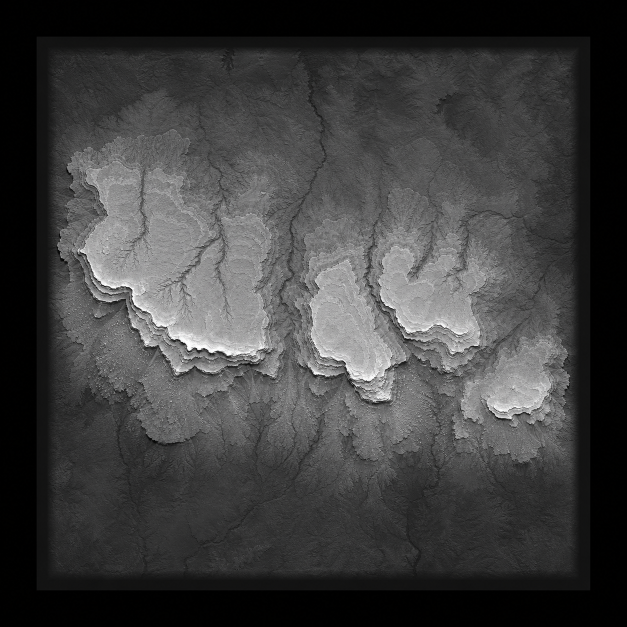
#> input picture assets/terrain/painted_escarpment_height_source_v1.png, 1254 x 1254 px (shown at 1/2 size)
$ python prepare-escarpment-heightmap.py
#> lines starting #> are read from the running program, lines starting #| are printed output that depends on the picture
#!/usr/bin/env python3
"""Normalize the retained image-generated escarpment reference to gray16.

The generated source is deliberately preserved verbatim.  This build step
removes presentation-range contrast, suppresses pixel-scale faux shading, and
enforces a zero-height border before any geometry is authored from the image.
"""

from __future__ import annotations

import hashlib
import json
import math
from pathlib import Path

import numpy as np
from PIL import Image, ImageFilter


ROOT = Path(__file__).resolve().parents[1]
SOURCE = ROOT / "assets" / "terrain" / "painted_escarpment_height_source_v1.png"
OUTPUT = ROOT / "assets" / "terrain" / "painted_escarpment_height_v1.png"
MANIFEST = ROOT / "assets" / "terrain" / "painted_escarpment_height_v1.json"
SIZE = 1024
LOW_LUMA = 46.0
HIGH_LUMA = 205.0
EDGE_FADE = 0.075


def smoothstep(value: np.ndarray) -> np.ndarray:
    value = np.clip(value, 0.0, 1.0)
    return value * value * (3.0 - 2.0 * value)


def sha256(path: Path) -> str:
    digest = hashlib.sha256()
    with path.open("rb") as handle:
        for chunk in iter(lambda: handle.read(1024 * 1024), b""):
            digest.update(chunk)
    return digest.hexdigest()


def main() -> None:
    if not SOURCE.is_file():
        raise FileNotFoundError(SOURCE)

    source = Image.open(SOURCE).convert("L")
    source_size = source.size
#> source_size = (1254, 1254)
    source = source.resize((SIZE, SIZE), Image.Resampling.LANCZOS)
#> source: PIL image 1024x1024 L

    # Two controlled scales retain authored benches and drainage while
    # discarding the fine relief that belongs in the PBR normal maps.
    broad = np.asarray(source.filter(ImageFilter.GaussianBlur(3.4)), dtype=np.float32)
    medium = np.asarray(source.filter(ImageFilter.GaussianBlur(1.2)), dtype=np.float32)
    luminance = broad * 0.82 + medium * 0.18
    height = np.clip((luminance - LOW_LUMA) / (HIGH_LUMA - LOW_LUMA), 0.0, 1.0)
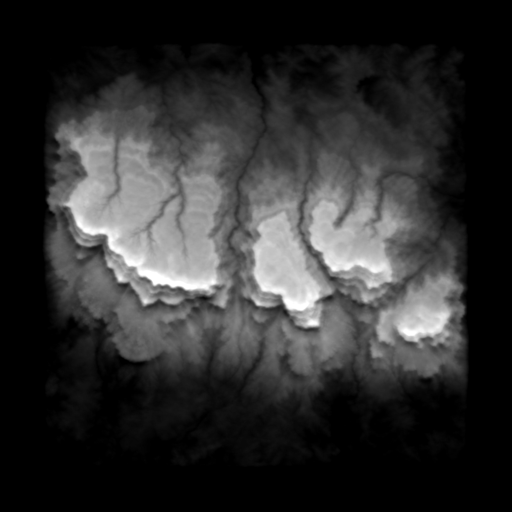
#> height: shape (1024, 1024) float32 (shown at 1/2 size); min 0, max 1, mean 0.186
    height = smoothstep(height) ** 1.10
#> in smoothstep, `return value * value * (3.0 - 2.0 * value)`:
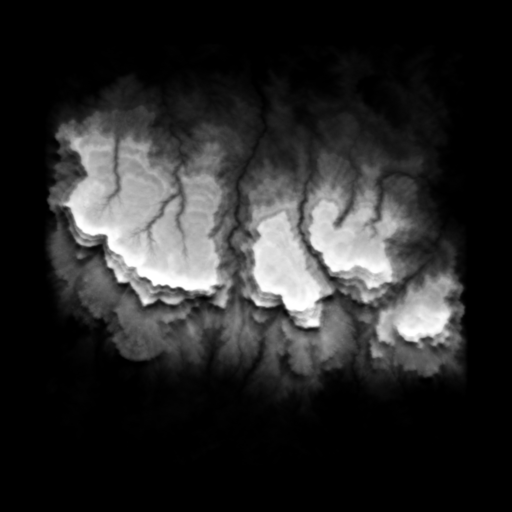
#> returned value: shape (1024, 1024) float32 (shown at 1/2 size); min 0, max 1, mean 0.164

    yy, xx = np.mgrid[0:SIZE, 0:SIZE]
    edge_distance = np.minimum.reduce((xx, yy, SIZE - 1 - xx, SIZE - 1 - yy))
    edge_mask = smoothstep(edge_distance / (SIZE * EDGE_FADE))
    height *= edge_mask
    height[edge_distance < 4] = 0.0

    encoded = np.rint(np.clip(height, 0.0, 1.0) * 65535.0).astype("<u2")
    Image.fromarray(encoded, mode="I;16").save(OUTPUT, compress_level=9)

    nonzero = height[height > 0]
    manifest = {
        "schema": "eanpa-authored-heightmap-v1",
        "source": SOURCE.relative_to(ROOT).as_posix(),
        "sourceSha256": sha256(SOURCE),
        "sourcePixels": list(source_size),
        "output": OUTPUT.relative_to(ROOT).as_posix(),
        "outputSha256": sha256(OUTPUT),
        "outputPixels": [SIZE, SIZE],
        "encoding": "unsigned 16-bit linear grayscale; 0=buried terrain datum; 65535=module peak",
        "orientation": "top-left image origin; module front is image bottom",
        "normalization": {
            "lowLuma": LOW_LUMA,
            "highLuma": HIGH_LUMA,
            "broadBlurRadius": 3.4,
            "mediumBlurRadius": 1.2,
            "broadWeight": 0.82,
            "mediumWeight": 0.18,
            "edgeFadeFraction": EDGE_FADE,
        },
        "statistics": {
            "nonzeroFraction": float(np.count_nonzero(height) / height.size),
            "nonzeroMin": float(nonzero.min()) if nonzero.size else 0.0,
            "mean": float(height.mean()),
            "max": float(height.max()),
        },
        "authoringContract": {
            "preserveZeroBorder": True,
            "heightfieldProvidesPlanAndCap": True,
            "sideProfileAddsBenchesButtressesAndUndercuts": True,
            "runtimeCollision": False,
        },
    }
    MANIFEST.write_text(json.dumps(manifest, indent=2) + "\n", encoding="utf-8")
    print(
        f"[heightmap] {OUTPUT.relative_to(ROOT)} {SIZE}x{SIZE} gray16 "
        f"sha256={manifest['outputSha256']}"
    )
#| [heightmap] assets/terrain/painted_escarpment_height_v1.png 1024x1024 gray16 sha256=24234ff9115df01ca88b2bddc35598300da7ba81fbf7cf007ba15b265f386f77


if __name__ == "__main__":
    main()
